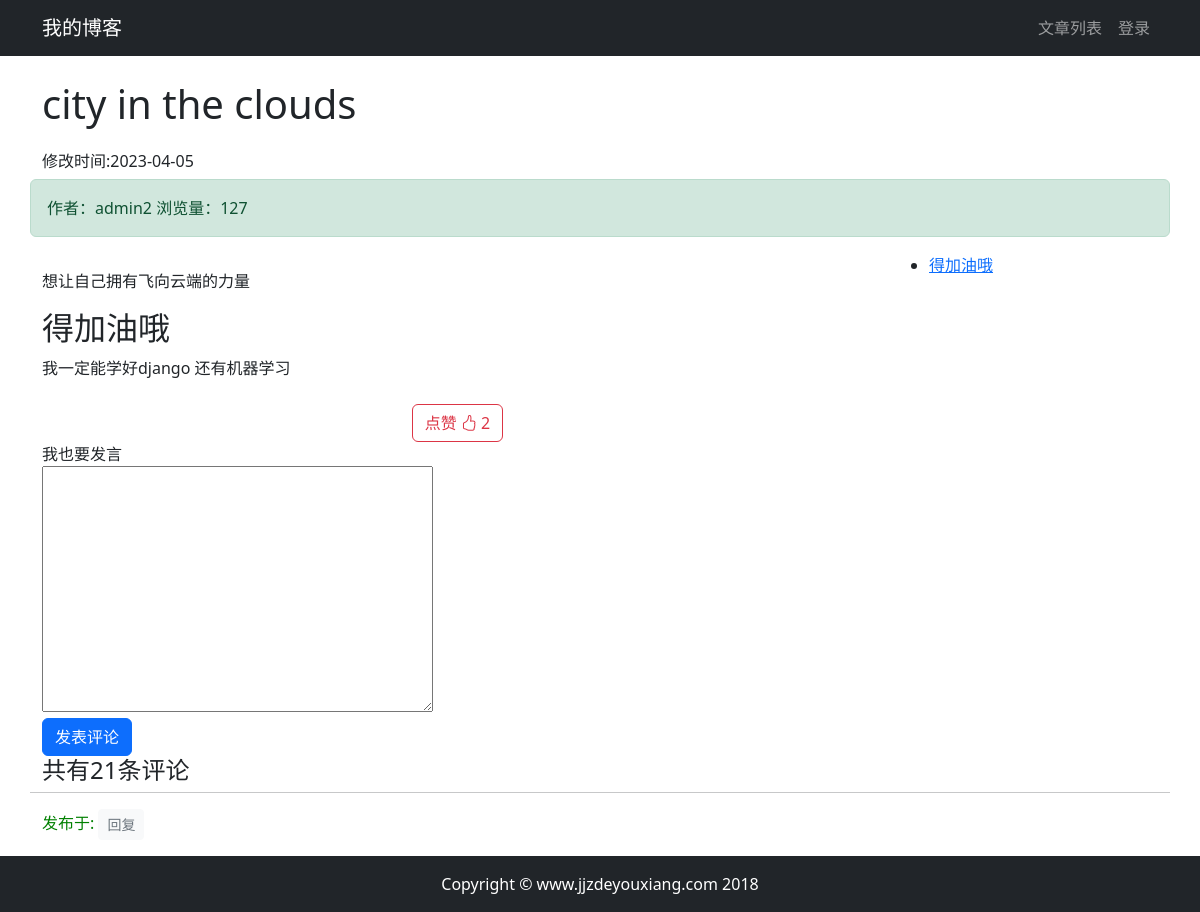
Screenshot of /article/article_detail/10/ with the database file from the repository.
### article/models.py (models this page shows, shortened)
class ArticlePost(models.Model):
    author = models.ForeignKey(User, on_delete=models.CASCADE)
    column = models.ForeignKey(ArticleColumn, on_delete=models.CASCADE, null=True, blank=True, related_name="articles")
    tags = TaggableManager(blank=True)
    total_views = models.PositiveIntegerField(default=0)
    title = models.CharField(max_length=200)
    avatar = models.ImageField(upload_to='article/%Y%m%d', blank=True, null=True)
    likes = models.PositiveIntegerField(default=0)
    def save(self, *args, **kwargs):
        article = super(ArticlePost, self).save(*args, **kwargs)
        return article
    content = models.TextField()
    created_time = models.DateTimeField(default=timezone.now)
    updated_time = models.DateTimeField(auto_now=True)
    class Meta:  # class Meta提供元数据，也就是内部数据，这些信息不是某篇文章私有，而是整张表的共同行为。
        ordering = ('-created_time',)

### article/views.py (the view)
# urls.py: path('article_detail/<int:id>/',views.article_detail,name='article_detail'),
def article_detail(request, id):
    article = ArticlePost.objects.get(id=id)
    article.total_views += 1
    article.save(update_fields=['total_views'])
    md = markdown.Markdown(extensions=[
        'markdown.extensions.extra',
        'markdown.extensions.codehilite',
        'markdown.extensions.toc',
    ])
    article.content = md.convert(article.content)
    article_comments = article.article_comment.all()
    article_comment_form = ArticleCommentForm()
    context = {'article': article, 'toc': md.toc, 'article_comments': article_comments,
               'article_comment_form':article_comment_form}
    return render(request, 'article/detail.html', context)

### comment/forms.py
class ArticleCommentForm(forms.ModelForm):
    class Meta:
        model = ArticleComment
        fields = ['comment']

### article/templates/article/detail.html (shortened to what this page needs)
{% extends "base.html" %}
{% load static %}
{% block content %}
<link rel="stylesheet" href="{% static 'prism/prism.css' %}">
<div class="container">
    <div class="row">
        <h1 class="col-12 mt-4 mb-4">{{ article.title }}</h1>
        <h6 class="col-auto text-center">修改时间:{{ article.updated_time|date:'Y-m-d' }}</h6>
        <div class="col-12 alert alert-success">作者：{{ article.author }}
            浏览量：{{ article.total_views }}
        </div>
    </div>
    <div class="row">
        <div class="col-9 main-content">
            <p>{{ article.content|safe }}</p>
            <div style="text-align:center;" class="mt-4">
                <button class="btn btn-outline-danger"
                        type="button"
                        onclick="validate_is_like(
                                 '{% url 'article:increase_likes' article.id %}',
                                 {{ article.id }},
                                 {{ article.likes }}
                                 )"
                        >
                <span>点赞</span>
                <span>
                    <i class="bi bi-hand-thumbs-up"></i>
                </span>
                <span id="likes_number">
                    {{ article.likes }}
                </span>
                </button>
            </div>
            <form method="post" action="{% url "comment:create_article_comment" article.id %}">
                <div class="form-group">
                    <label for="comment">我也要发言</label>
                    <div>
                        {{ article_comment_form.comment |safe }}
                    </div>
                </div>
                <button type="submit" class="btn btn-primary">发表评论</button>
            </form>
        </div>
        <div class="col-3">
            <div class="sidebar">
                <div class="sidebar__inner">
                    {{ toc|safe }}
                </div>
            </div>
        </div>
    </div>
    <div class="row">
            {% load mptt_tags %}
            <h4>共有{{ article_comments.count }}条评论</h4>
                {% recursetree article_comments %}
                {% with comment=node %}
                <hr>
            <div class="{% if comment.reply_to %} offset-1 col-8
                        {% else %}
                        col-9 {% endif %}" id="comment_elem_{{ comment.id }}" >
                    <span style="color: green">发布于:{{ comment.created|date:"Y-m-d H:i" }}
                             </span>
            {% if user.is_authenticated %}
            <button type="button"
                    class="btn btn-light btn-sm text-muted"
                    onclick="load_modal({{ article.id }},{{ comment.id }})">回复</button>
            {% else %}
            <a class="btn btn-light btn-sm text-muted"
                       href="{% url 'account_login' %}"
                       >回复</a>
            {% endif %}
            </div>
            {% endwith %}
    {% endrecursetree %}
        </div>
</div>
    {% endblock content %}

### rows the page displays
ArticlePost: title "city in the clouds", updated_time "2023-04-05", author "admin2", total_views "127", content "想让自己拥有飞向云端的力量 得加油哦 我一定能学好django 还有机器学习", likes "2", count "21"

### other values shown
{{ toc|safe }} "得加油哦"
